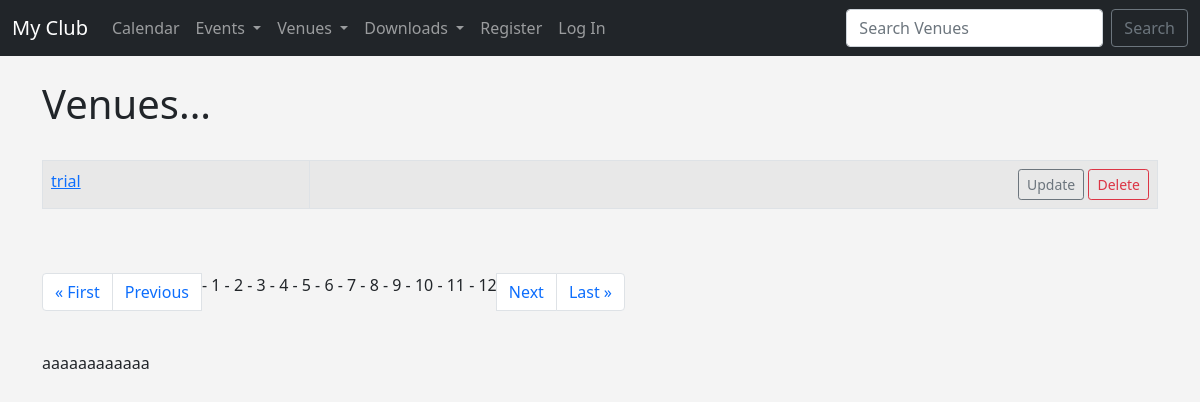
The app's page /list_venues?page=11, older data.
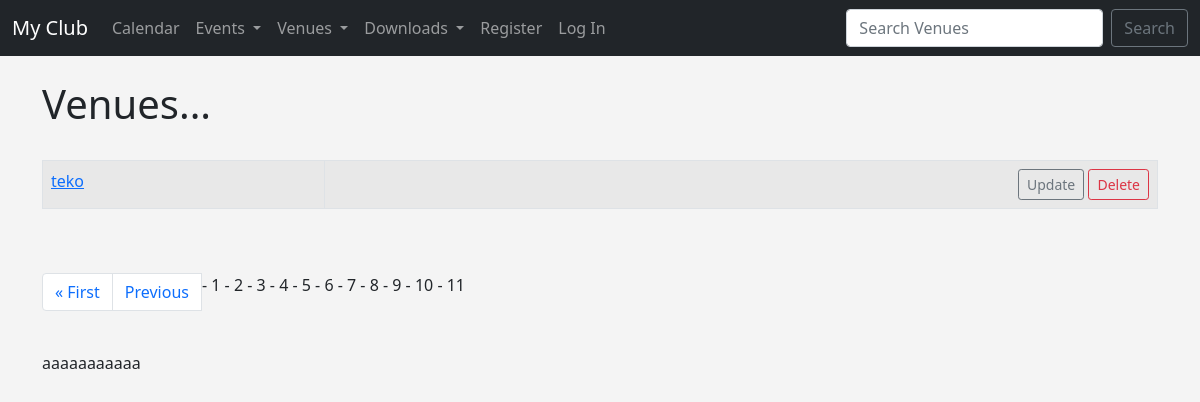
The same page, newer data.
### Events/models.py (models this page shows)
class Venue(models.Model):
	name = models.CharField('Venue Name', max_length=120)
	email_address =models.EmailField('Email Address',blank=True)
	address=models.CharField(max_length=300)
	zip_code=models.CharField('zip code', max_length=15)
	phone = models.CharField('Contact Phone', max_length=25,blank=True)
	web=models.URLField('Website address',blank=True)
	owner = models.IntegerField("Venue Owner", blank=False, default = 1 )
	venue_image = models.ImageField(null=True, blank=True, upload_to="images/")
	def __str__(self):
		return self.name

### Events/views.py (the view)
# urls.py: path('list_venues',views.list_venues,name="list_venues"),
def list_venues(request):
	venue_list = Venue.objects.all()
	p = Paginator(Venue.objects.all(), 1)
	page = request.GET.get('page')
	venues = p.get_page(page)
	nums = "a" * venues.paginator.num_pages
	return render(request, 'events/venue.html',
		{'venue_list': venue_list,
		'venues':venues,'nums':nums})

### Events/templates/events/venue.html
{% extends 'events/base.html' %}
{% block content %}
	<h1>Venues...</h1>
<br/>
<table class="table table-hover table-striped table-bordered">
		{% for venue in venues %}
			<tr>
				<td>
					<a href="{% url 'show-venue' venue.id %}">{{ venue }}</a>
				</td>
				<td align="right">
					<a href="{% url 'update-venue' venue.id %}" class="btn btn-outline-secondary btn-sm">
					Update</a>
					<a href="{% url 'delete-venue' venue.id %}" class="btn btn-outline-danger btn-sm">
					Delete</a>
				</td>
			</tr>
		{% endfor %}
</table>
<br/></br>
<nav aria-label="Page navigation example">
  <ul class="pagination">
{% if venues.has_previous %}
	<li class="page-item"><a class="page-link" href="?page=1">&laquo First</a></li>
	<li class="page-item"><a class="page-link" href="?page={{ venues.previous_page_number}}">Previous</a><li>
{% endif%}
{% for i in nums %}
	 - {{ forloop.counter }}
{% endfor %}
{% if venues.has_next %}
	<li class="page-item"><a class="page-link" href="?page={{ venues.next_page_number }}"> Next</a><li>
	<li class="page-item"><a class="page-link" href="?page={{ venues.paginator.num_pages}}">Last &raquo </a></li>
{% endif %}
 </ul>
</nav>
<br/>
{{ nums }}
{% endblock %}

Row changes from the older to the newer data that the page shows:
removed Venue: name "trial"
now on this page (row unchanged): Venue: name "teko"
Text that changed along with them:
{{ nums }}: "aaaaaaaaaaaa" → "aaaaaaaaaaa"
list line gone: "- 12"
text no longer shown: "Next Last »"
